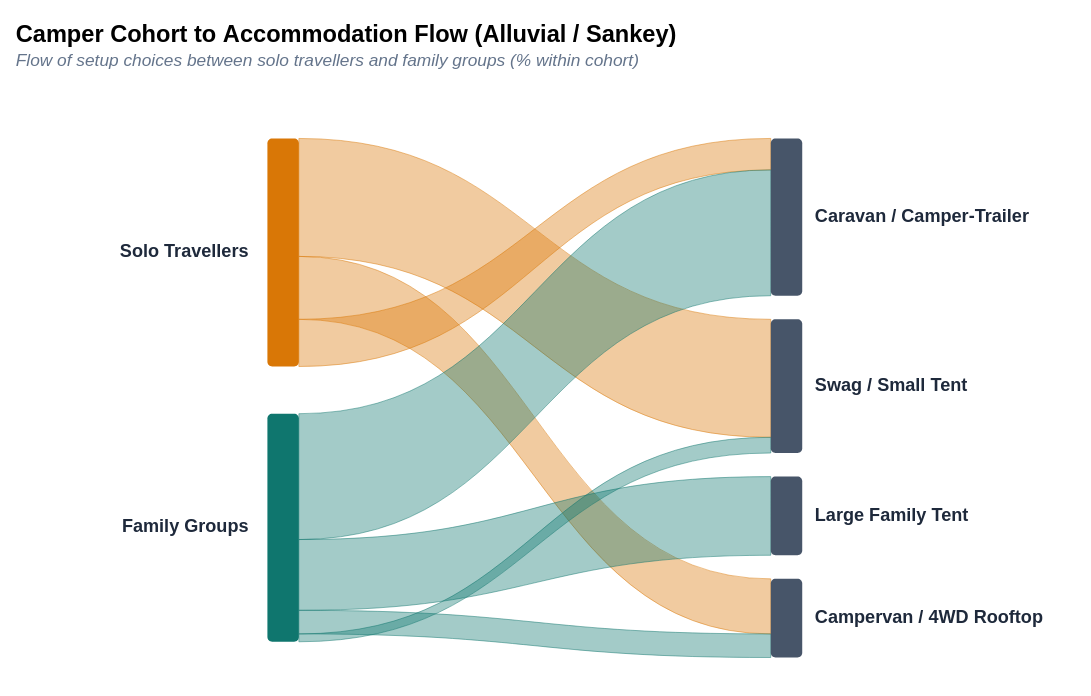

Write a Vega-Lite specification for this figure.
### Vega specification from a JSON file in a GitHub repository (floating-point values rounded to 4 significant figures)
{"$schema": "https://vega.github.io/schema/vega/v5.json", "title": {"text": "Camper Cohort to Accommodation Flow (Alluvial / Sankey)", "subtitle": "Flow of setup choices between solo travellers and family groups (% within cohort)", "anchor": "start", "fontSize": 15, "subtitleFontSize": 11, "subtitleColor": "#64748b", "subtitleFontStyle": "italic"}, "width": 640, "height": 380, "padding": {"top": 15, "left": 10, "right": 30, "bottom": 15}, "data": [{"name": "nodes", "values": [{"name": "Solo Travellers", "side": "left", "x": 160, "y0": 40, "y1": 185, "color": "#d97706"}, {"name": "Family Groups", "side": "left", "x": 160, "y0": 215, "y1": 360, "color": "#0f766e"}, {"name": "Caravan / Camper-Trailer", "side": "right", "x": 480, "y0": 40, "y1": 140, "color": "#475569"}, {"name": "Swag / Small Tent", "side": "right", "x": 480, "y0": 155, "y1": 240, "color": "#475569"}, {"name": "Large Family Tent", "side": "right", "x": 480, "y0": 255, "y1": 305, "color": "#475569"}, {"name": "Campervan / 4WD Rooftop", "side": "right", "x": 480, "y0": 320, "y1": 370, "color": "#475569"}]}, {"name": "ribbons", "values": [{"source": "Solo Travellers", "target": "Swag / Small Tent", "value": "52.4%", "color": "#d97706", "y0a": 40, "y0b": 115, "y1a": 155, "y1b": 230}, {"source": "Solo Travellers", "target": "Campervan / 4WD Rooftop", "value": "23.8%", "color": "#d97706", "y0a": 115, "y0b": 155, "y1a": 320, "y1b": 355}, {"source": "Solo Travellers", "target": "Caravan / Camper-Trailer", "value": "14.3%", "color": "#d97706", "y0a": 155, "y0b": 185, "y1a": 40, "y1b": 60}, {"source": "Family Groups", "target": "Caravan / Camper-Trailer", "value": "54.2%", "color": "#0f766e", "y0a": 215, "y0b": 295, "y1a": 60, "y1b": 140}, {"source": "Family Groups", "target": "Large Family Tent", "value": "31.3%", "color": "#0f766e", "y0a": 295, "y0b": 340, "y1a": 255, "y1b": 305}, {"source": "Family Groups", "target": "Campervan / 4WD Rooftop", "value": "10.4%", "color": "#0f766e", "y0a": 340, "y0b": 355, "y1a": 355, "y1b": 370}, {"source": "Family Groups", "target": "Swag / Small Tent", "value": "4.1%", "color": "#0f766e", "y0a": 355, "y0b": 360, "y1a": 230, "y1b": 240}], "transform": [{"type": "formula", "expr": "'M ' + 180 + ' ' + datum.y0a + ' C ' + 330 + ' ' + datum.y0a + ', ' + 330 + ' ' + datum.y1a + ', ' + 480 + ' ' + datum.y1a + ' L ' + 480 + ' ' + datum.y1b + ' C ' + 330 + ' ' + datum.y1b + ', ' + 330 + ' ' + datum.y0b + ', ' + 180 + ' ' + datum.y0b + ' Z'", "as": "pathStr"}]}], "marks": [{"type": "path", "from": {"data": "ribbons"}, "encode": {"enter": {"path": {"field": "pathStr"}, "fill": {"field": "color"}, "fillOpacity": {"value": 0.38}, "stroke": {"field": "color"}, "strokeWidth": {"value": 0.5}, "strokeOpacity": {"value": 0.6}}, "update": {"fillOpacity": {"value": 0.38}, "tooltip": {"signal": "{'Cohort': datum.source, 'Accommodation': datum.target, 'Share': datum.value}"}}, "hover": {"fillOpacity": {"value": 0.75}}}}, {"type": "rect", "from": {"data": "nodes"}, "encode": {"enter": {"x": {"field": "x"}, "width": {"value": 20}, "y": {"field": "y0"}, "y2": {"field": "y1"}, "fill": {"field": "color"}, "cornerRadius": {"value": 3}}}}, {"type": "text", "from": {"data": "nodes"}, "encode": {"enter": {"x": {"signal": "datum.side === 'left' ? datum.x - 12 : datum.x + 28"}, "y": {"signal": "(datum.y0 + datum.y1) / 2"}, "text": {"field": "name"}, "align": {"signal": "datum.side === 'left' ? 'right' : 'left'"}, "baseline": {"value": "middle"}, "fontWeight": {"value": "bold"}, "fontSize": {"value": 11.5}, "fill": {"value": "#1e293b"}}}}]}
